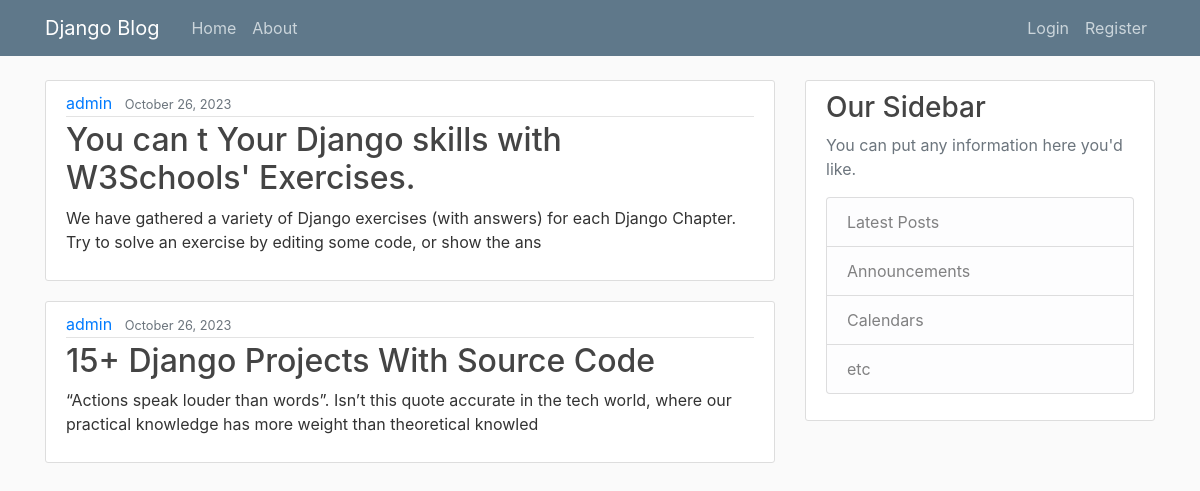
The app's page /, older data.
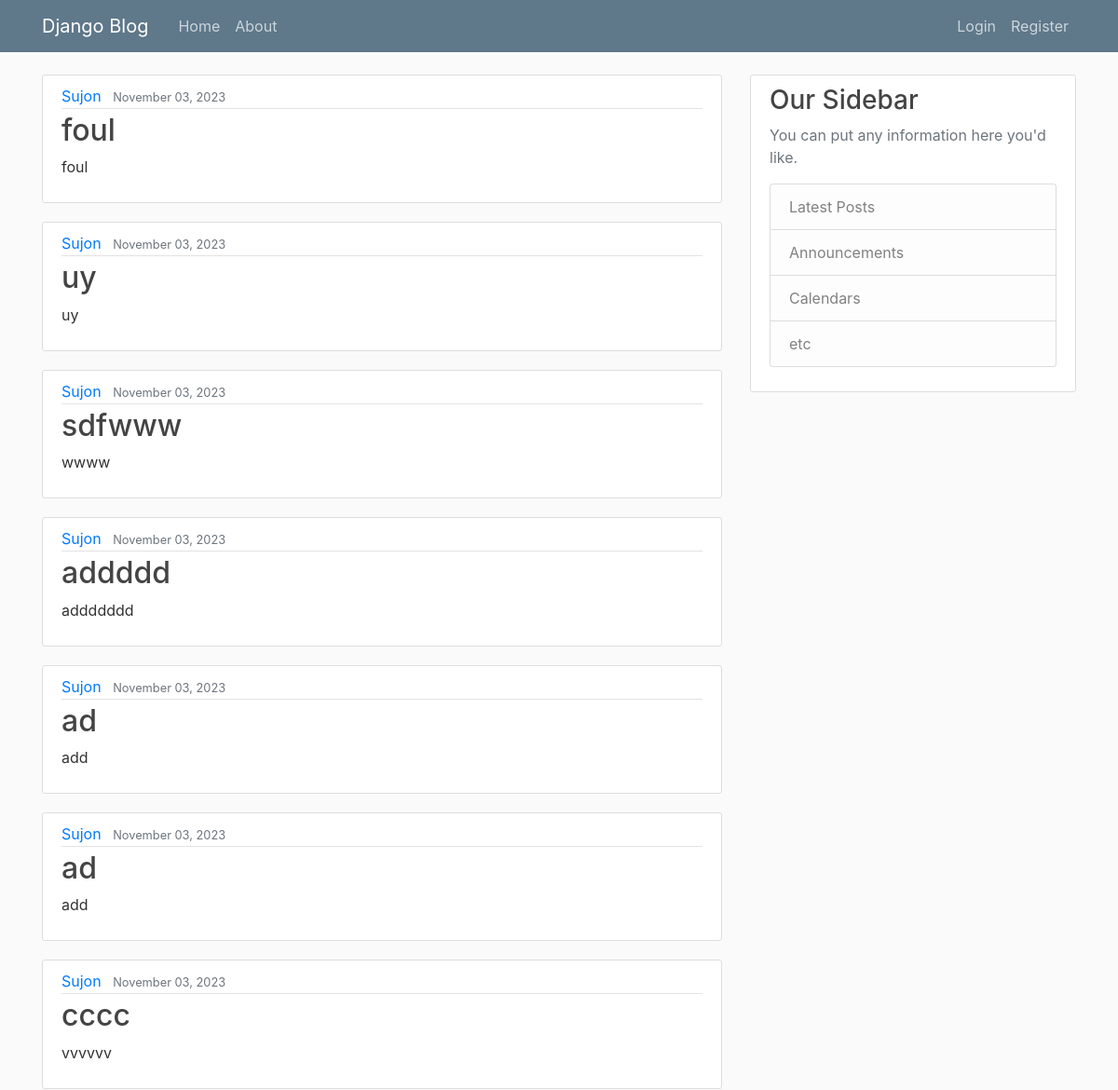
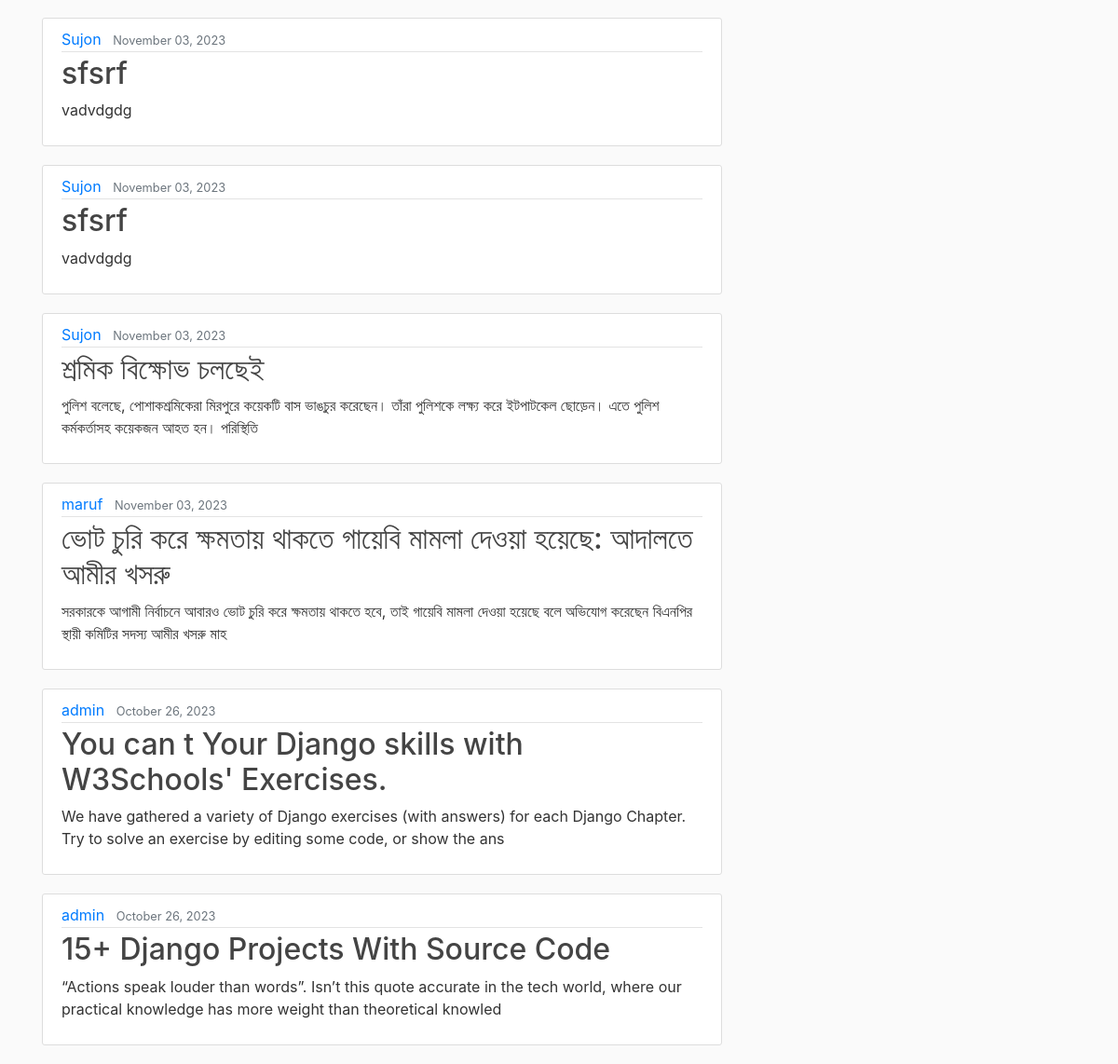
The same page, newer data (2 pictures, top to bottom).
### blog/models.py (models this page shows, shortened)
class Post(models.Model):
    title = models.CharField(max_length=150)
    content = models.TextField()
    date_posted = models.DateTimeField(default=timezone.now)
    author = models.ForeignKey(User, on_delete=models.CASCADE)

### blog/views.py (the view)
# urls.py: path('', PostListView.as_view(), name="blog-home"),
class PostListView(ListView):
    model = Post
    template_name = 'blog/home.html'
    context_object_name = 'posts'
    ordering = ['-date_posted']

### blog/templates/blog/home.html
{% extends "blog/base.html" %}
{% block content %}
{% for post in posts %}
<article class="media content-section">
  <div class="media-body">
    <div class="article-metadata">
      <a class="mr-2" href="#">{{ post.author }}</a>
      <small class="text-muted">{{ post.date_posted| date:"F d, Y" }}</small>
    </div>
    <h2><a class="article-title" href="{% url 'post-detail' post.id %}">{{ post.title }}</a></h2>
    <p class="article-content">{{ post.content|slice:":150" }}</p>
  </div>
</article>
{% endfor %}
{% endblock %}

### blog/templates/blog/base.html (shortened to what this page needs)
{% load static %}
<!DOCTYPE html>
<html lang="en">
<head>
    <link rel="stylesheet" href="https://cdn.jsdelivr.net/npm/bootstrap@4.4.1/dist/css/bootstrap.min.css"
>
    <link rel="stylesheet" type="text/css" href="{% static 'blog/main.css' %}">
</head>
<body>
<header class="site-header">
    <nav class="navbar navbar-expand-md navbar-dark bg-steel fixed-top">
        <div class="container">
            <a class="navbar-brand mr-4" href="/">Django Blog</a>
            <div class="collapse navbar-collapse" id="navbarToggle">
                <div class="navbar-nav mr-auto">
                    <a class="nav-item nav-link" href="{% url 'blog-home' %}">Home</a>
                    <a class="nav-item nav-link" href="{% url 'blog-about' %}">About</a>
                </div>
                <div class="navbar-nav">
                    {% if user.is_authenticated %}
                    <a class="nav-item nav-link" href="{% url 'post-create' %}">New Post</a>
                    <a class="nav-item nav-link" href="{% url 'profile' %}">Profile</a>
                    <a class="nav-item nav-link" href="{% url 'logout' %}">Logout</a>
                    {% else %}
                    <a class="nav-item nav-link" href="{% url 'login' %}">Login</a>
                    <a class="nav-item nav-link" href="{% url 'register' %}">Register</a>
                    {% endif %}
                </div>
            </div>
        </div>
    </nav>
</header>
<main role="main" class="container">
    <div class="row">
        <div class="col-md-8">
            {% block content %}{% endblock %}
        </div>
        <div class="col-md-4">
            <div class="content-section">
                <h3>Our Sidebar</h3>
                <p class='text-muted'>You can put any information here you'd like.
                <ul class="list-group">
                    <li class="list-group-item list-group-item-light">Latest Posts</li>
                    <li class="list-group-item list-group-item-light">Announcements</li>
                    <li class="list-group-item list-group-item-light">Calendars</li>
                    <li class="list-group-item list-group-item-light">etc</li>
                </ul>
                </p>
            </div>
        </div>
    </div>
</main>
</body>
</html>

### blog/static/blog/main.css (style rules this page uses)
body { background: #fafafa; color: #333333; margin-top: 5rem; }
h1, h2, h3, h4, h5, h6 { color: #444444; }
ul { margin: 0; }
.bg-steel { background-color: #5f788a; }
.site-header .navbar-nav .nav-link { color: #cbd5db; }
.content-section { background: #ffffff; padding: 10px 20px; border: 1px solid #dddddd; border-radius: 3px; margin-bottom: 20px; }
.article-title { color: #444444; }
.article-content { white-space: pre-line; }
.article-metadata { padding-bottom: 1px; margin-bottom: 4px; border-bottom: 1px solid #e3e3e3 }

Row changes from the older to the newer data that the page shows:
added Post: author "Sujon", date_posted "November 03, 2023", title "foul", content "foul"
added Post: author "Sujon", date_posted "November 03, 2023", title "uy", content "uy"
added Post: author "Sujon", date_posted "November 03, 2023", title "sdfwww", content "wwww"
added Post: author "Sujon", date_posted "November 03, 2023", title "addddd", content "addddddd"
added Post: author "Sujon", date_posted "November 03, 2023", title "ad", content "add"
added Post: author "Sujon", date_posted "November 03, 2023", title "ad", content "add"
added Post: author "Sujon", date_posted "November 03, 2023", title "cccc", content "vvvvvv"
added Post: author "Sujon", date_posted "November 03, 2023", title "sfsrf", content "vadvdgdg"
added Post: author "Sujon", date_posted "November 03, 2023", title "sfsrf", content "vadvdgdg"
added Post: author "Sujon", date_posted "November 03, 2023", title "শ্রমিক বিক্ষোভ চলছেই", content "পুলিশ বলেছে, পোশাকশ্রমিকেরা মিরপুরে কয়েকটি বাস ভাঙচুর করেছেন। তাঁরা পুলিশকে লক্ষ্য করে ইটপাটকেল ছোড়েন। এতে পুলিশ কর্মকর্তাসহ কয়েকজন আহত হন। পরিস্থিতি"
added Post: author "maruf", date_posted "November 03, 2023", title "ভোট চুরি করে ক্ষমতায় থাকতে গায়েবি মামলা দেওয়া হয়েছে: আদালতে আমীর খসরু", content "সরকারকে আগামী নির্বাচনে আবারও ভোট চুরি করে ক্ষমতায় থাকতে হবে, তাই গায়েবি মামলা দেওয়া হয়েছে বলে অভিযোগ করেছেন বিএনপির স্থায়ী কমিটির সদস্য আমীর খসরু মাহ"
